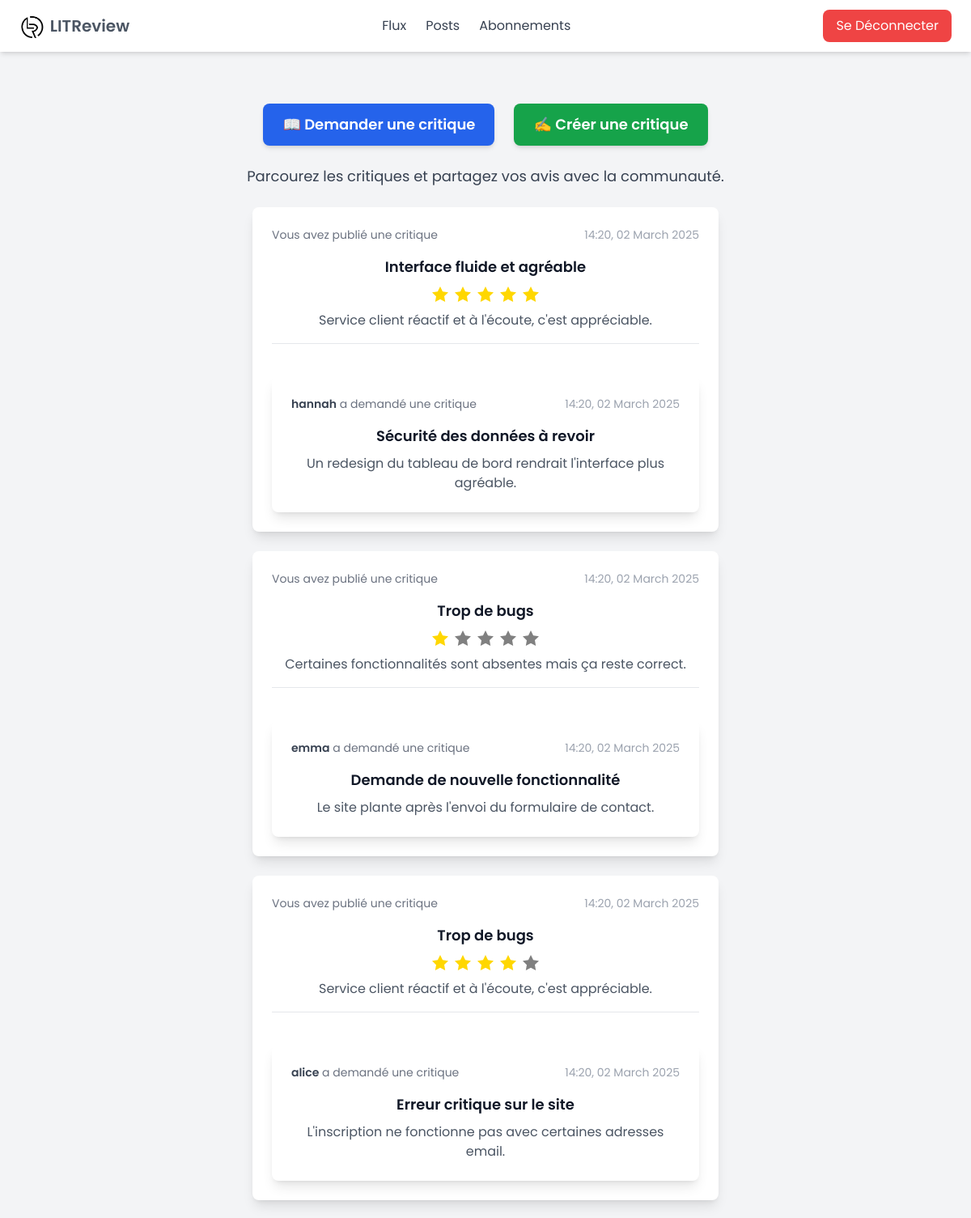
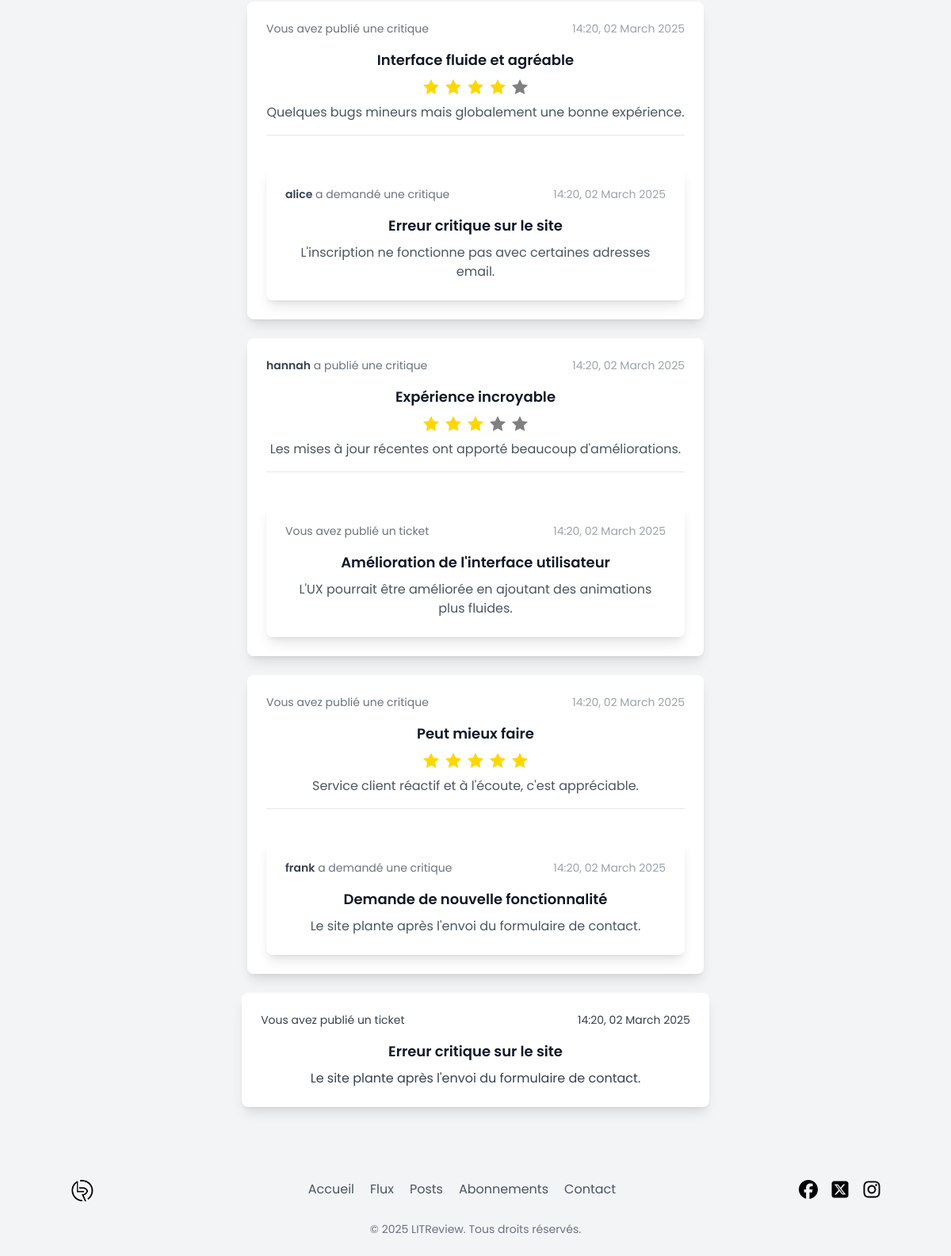
Page /flux/ (signed in) on the committed database (2 pictures, top to bottom).
### listings/models.py (models this page shows, shortened)
class Review(models.Model):
    ticket = models.ForeignKey(
        "Ticket", on_delete=models.CASCADE, related_name="reviews"
    )
    user = models.ForeignKey(
        settings.AUTH_USER_MODEL, on_delete=models.CASCADE, related_name="reviews"
    )
    rating = models.PositiveSmallIntegerField(
        blank=True, validators=[MinValueValidator(0), MaxValueValidator(5)]
    )
    headline = models.CharField(
        max_length=128, error_messages={"blank": "Le titre est obligatoire."}
    )
    body = models.TextField(max_length=8192, blank=True)
    time_created = models.DateTimeField(auto_now_add=True)

class Ticket(models.Model):
    user = models.ForeignKey(
        settings.AUTH_USER_MODEL, on_delete=models.CASCADE, related_name="tickets"
    )
    title = models.CharField(
        max_length=128, error_messages={"blank": "Le titre est obligatoire."}
    )
    description = models.TextField(max_length=2048, blank=True)
    image = models.ImageField(upload_to="images/", blank=True, null=True)
    created_at = models.DateTimeField(auto_now_add=True)

class User(AbstractBaseUser):
    username = models.CharField(
        max_length=150, unique=True  # Vérification dans la base de données
    )
    date_joined = models.DateTimeField(auto_now_add=True)
    is_active = models.BooleanField(default=True)
    is_staff = models.BooleanField(default=False)
    is_superuser = models.BooleanField(default=False)
    objects = CustomUserManager()
    USERNAME_FIELD = "username"  # Plus besoin d'email ici
    REQUIRED_FIELDS = []  # Supprime l'email des champs obligatoires

### listings/views.py (the view)
# urls.py: path("flux/", flux, name="flux"),
@login_required
def flux(request):
    user = request.user
    followed_users = UserFollows.objects.filter(user=user).values_list(
        "followed_user", flat=True
    )
    reviews = Review.objects.filter(
        Q(user__in=followed_users)  # Critiques des utilisateurs suivis
        | Q(user=user)  # Critiques de l'utilisateur connecté
        | Q(
            ticket__user=user
        )  # Critiques en réponse aux billets de l'utilisateur connecté
    ).annotate(content_type=Value("REVIEW", output_field=CharField()))
    tickets_with_reviews = reviews.values_list("ticket_id", flat=True)
    tickets = Ticket.objects.filter(
        Q(user__in=followed_users)  # Billets des utilisateurs suivis
        | Q(user=user)  # Billets de l'utilisateur connecté
    ).exclude(
        id__in=tickets_with_reviews
    )  # ✅ Exclure les tickets qui ont déjà une critique
    tickets = tickets.annotate(content_type=Value("TICKET", output_field=CharField()))
    posts = sorted(
        chain(reviews, tickets),
        key=lambda post: getattr(
            post, "time_created", getattr(post, "created_at", None)
        ),
        reverse=True,
    )
    return render(request, "flux.html", {"posts": posts})

### templates/flux.html (shortened to what this page needs)
{% extends "base.html" %}
{% load static %}
{% block content %}
<div class="container mx-auto px-4 mt-10 text-center">
    <div class="flex flex-col md:flex-row justify-center space-y-4 md:space-y-0 md:space-x-6">
        <a href="{% url 'new_ticket' %}"
           class="bg-blue-600 text-white px-6 py-3 rounded-lg text-lg font-semibold shadow-md hover:bg-blue-700 hover:scale-105 transition duration-300"
           aria-label="Créer un ticket pour demander une critique">
            📖 Demander une critique
        </a>
        <a href="{% url 'new_ticket_and_review' %}"
           class="bg-green-600 text-white px-6 py-3 rounded-lg text-lg font-semibold shadow-md hover:bg-green-700 hover:scale-105 transition duration-300"
           aria-label="Créer un ticket avec une critique">
            ✍️ Créer une critique
        </a>
    </div>
    <p class="text-gray-700 mt-6 text-lg">Parcourez les critiques et partagez vos avis avec la communauté.</p>
    {% for post in posts %}
        {% if post.content_type == 'TICKET' %}
            <div id="ticket-{{ post.id }}" class="max-w-3xl mx-auto bg-white shadow-lg rounded-lg p-6 mt-6">
                <div class="flex justify-between items-center text-gray-700 text-sm">
                    <p>
                        {% if post.user == request.user %}
                            Vous avez publié un ticket
                        {% else %}
                            <span class="font-semibold text-gray-900">{{ post.user.username }}</span> a demandé une critique
                        {% endif %}
                    </p>
                    <p class="text-gray-700">{{ post.created_at|date:"H:i, d F Y" }}</p>
                </div>
                <h2 class="text-lg font-semibold text-gray-900 mt-4">{{ post.title }}</h2>
                <p class="text-gray-700 mt-2">{{ post.description }}</p>
            </div>
        {% elif post.content_type == 'REVIEW' %}
            {% include "review_view.html" with review=post %}
        {% endif %}
    {% empty %}
        <p class="text-gray-500 text-center mt-6">Aucune activité pour le moment.</p>
    {% endfor %}
</div>
{% endblock %}

### templates/review_view.html (shortened to what this page needs)
<div class="max-w-xl mx-auto bg-white shadow-lg rounded-lg p-6 mt-6">
    <div class="flex justify-between items-center text-gray-500 text-sm">
        <p>
            {% if review.user == request.user %}
                Vous avez publié une critique
            {% else %}
                <span class="font-semibold text-gray-700">{{ review.user.username }}</span> a publié une critique
            {% endif %}
        </p>
        <p class="text-gray-400">
            {{ review.time_created|date:"H:i, d F Y" }}
        </p>
    </div>
    <div class="mt-4">
        <h3 class="text-lg font-semibold text-gray-900">{{ review.headline }}</h3>
    </div>
    <div class="mt-2">
{% include "rating.html" with rating=review.rating %}
    </div>
    <p class="text-gray-600 mt-2">{{ review.body }}</p>
    <div class="mt-4 border-t pt-4">
        {% include "ticket_view.html" with ticket=review.ticket %}
    </div>
</div>

### templates/rating.html (shortened to what this page needs)
{% load static %}
<div class="flex justify-center items-center w-full">
    <div id="star-container-{{ rating_input_id }}"
         class="flex space-x-1"
         data-edit="{{ edit_mode|default:False|yesno:'true,false' }}"
         data-rating="{{ rating|default:0 }}">
        {% for i in "12345" %}
        <button type="button"
                data-value="{{ i }}"
                class="star w-6 h-6 flex items-center justify-center focus:outline-none {% if not edit_mode %}pointer-events-none{% endif %}"
                {% if not edit_mode %}disabled{% endif %}
                role="button"
                aria-label="Attribuer {{ i }} étoile{{ i|pluralize }} sur 5"
                tabindex="{% if edit_mode %}0{% else %}-1{% endif %}"
                onkeydown="handleKeyDown(event)">
            <svg xmlns="http://www.w3.org/2000/svg" viewBox="0 0 24 24"
                 class="star-svg w-6 h-6 transition duration-200"
                 fill="{% if rating and rating|add:'0' >= i|add:'0' %}gold{% else %}gray{% endif %}"
                 aria-hidden="true">
                <path d="M12 2l3.09 6.26 6.91.99-5 4.87 1.18 6.88L12 17.77l-6.18 3.25 1.18-6.88-5-4.87 6.91-.99z"/>
            </svg>
        </button>
        {% endfor %}
    </div>
</div>

### templates/ticket_view.html (shortened to what this page needs)
<div class="max-w-xl mx-auto bg-white shadow-lg rounded-lg p-6 mt-6">
    <div class="flex justify-between items-center text-gray-500 text-sm">
        <p>
            {% if ticket.user == request.user %}
                Vous avez publié un ticket
            {% else %}
                <span class="font-semibold text-gray-700">{{ ticket.user.username }}</span> a demandé une critique
            {% endif %}
        </p>
        <p class="text-gray-400">
            {{ ticket.created_at|date:"H:i, d F Y" }}
        </p>
    </div>
    <div class="mt-4">
        <h3 class="text-lg font-semibold text-gray-900">{{ ticket.title }}</h3>
        <p class="text-gray-600 mt-2">{{ ticket.description }}</p>
    </div>
</div>

### listings/static/listings/style.css (style rules this page uses)
* { margin: 0; padding: 0; box-sizing: border-box; font-family: 'Poppins', sans-serif; }
html, body { height: 100%; margin: 0; padding: 0; display: flex; flex-direction: column; background-color: #F3F4F6; color: #1E3A8A; }

### rows in the picture
Review: shows "Vous avez publié une critique", time_created "14:20, 02 March 2025", headline "Interface fluide et agréable", {{ i }} 1 (drawn), {{ i }} 2 (drawn), {{ i }} 3 (drawn), {{ i }} 4 (drawn), {{ i }} 5 (drawn), body "Service client réactif et à l'écoute, c'est appréciable."
Ticket: user.username "hannah", created_at "14:20, 02 March 2025", title "Sécurité des données à revoir", description "Un redesign du tableau de bord rendrait l'interface plus agréable."
Review: shows "Vous avez publié une critique", time_created "14:20, 02 March 2025", headline "Trop de bugs", {{ i }} 1 (drawn), {{ i }} 2 (drawn), {{ i }} 3 (drawn), {{ i }} 4 (drawn), {{ i }} 5 (drawn), body "Certaines fonctionnalités sont absentes mais ça reste correct."
Ticket: user.username "emma", created_at "14:20, 02 March 2025", title "Demande de nouvelle fonctionnalité", description "Le site plante après l'envoi du formulaire de contact."
Review: shows "Vous avez publié une critique", time_created "14:20, 02 March 2025", headline "Trop de bugs", {{ i }} 1 (drawn), {{ i }} 2 (drawn), {{ i }} 3 (drawn), {{ i }} 4 (drawn), {{ i }} 5 (drawn), body "Service client réactif et à l'écoute, c'est appréciable."
Ticket: user.username "alice", created_at "14:20, 02 March 2025", title "Erreur critique sur le site", description "L'inscription ne fonctionne pas avec certaines adresses email."
Review: shows "Vous avez publié une critique", time_created "14:20, 02 March 2025", headline "Interface fluide et agréable", {{ i }} 1 (drawn), {{ i }} 2 (drawn), {{ i }} 3 (drawn), {{ i }} 4 (drawn), {{ i }} 5 (drawn), body "Quelques bugs mineurs mais globalement une bonne expérience."
Review: user.username "hannah", time_created "14:20, 02 March 2025", headline "Expérience incroyable", {{ i }} 1 (drawn), {{ i }} 2 (drawn), {{ i }} 3 (drawn), {{ i }} 4 (drawn), {{ i }} 5 (drawn), body "Les mises à jour récentes ont apporté beaucoup d'améliorations.", shows "Vous avez publié un ticket"
Ticket: created_at "14:20, 02 March 2025", title "Amélioration de l'interface utilisateur", description "L'UX pourrait être améliorée en ajoutant des animations plus fluides."
Review: shows "Vous avez publié une critique", time_created "14:20, 02 March 2025", headline "Peut mieux faire", {{ i }} 1 (drawn), {{ i }} 2 (drawn), {{ i }} 3 (drawn), {{ i }} 4 (drawn), {{ i }} 5 (drawn), body "Service client réactif et à l'écoute, c'est appréciable."
Ticket: user.username "frank", created_at "14:20, 02 March 2025", title "Demande de nouvelle fonctionnalité", description "Le site plante après l'envoi du formulaire de contact."
Ticket: shows "Vous avez publié un ticket", created_at "14:20, 02 March 2025", title "Erreur critique sur le site", description "Le site plante après l'envoi du formulaire de contact."
